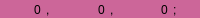
                        <widget class="QWidget" name="widCoordinate7" native="true">
                         <property name="maximumSize">
                          <size>
                           <width>16777215</width>
                           <height>18</height>
                          </size>
                         </property>
                         <property name="styleSheet">
                          <string notr="true">background-color: rgb(204, 102, 153);</string>
                         </property>
                         <layout class="QHBoxLayout" name="horizontalLayout_57">
                          <property name="spacing">
                           <number>1</number>
                          </property>
                          <property name="leftMargin">
                           <number>5</number>
                          </property>
                          <property name="topMargin">
                           <number>1</number>
                          </property>
                          <property name="rightMargin">
                           <number>5</number>
                          </property>
                          <property name="bottomMargin">
                           <number>0</number>
                          </property>
                          <item>
                           <widget class="QLineEdit" name="edtCoor7X">
                            <property name="maximumSize">
                             <size>
                              <width>40</width>
                              <height>20</height>
                             </size>
                            </property>
                            <property name="font">
                             <font>
                              <pointsize>9</pointsize>
                             </font>
                            </property>
                            <property name="text">
                             <string>0</string>
                            </property>
                            <property name="frame">
                             <bool>false</bool>
                            </property>
                            <property name="alignment">
                             <set>Qt::AlignRight|Qt::AlignTrailing|Qt::AlignVCenter</set>
                            </property>
                           </widget>
                          </item>
                          <item>
                           <widget class="QLabel" name="label_113">
                            <property name="text">
                             <string>,</string>
                            </property>
                           </widget>
                          </item>
                          <item>
                           <widget class="QLineEdit" name="edtCoor7Y">
                            <property name="maximumSize">
                             <size>
                              <width>40</width>
                              <height>20</height>
                             </size>
                            </property>
                            <property name="font">
                             <font>
                              <pointsize>9</pointsize>
                             </font>
                            </property>
                            <property name="text">
                             <string>0</string>
                            </property>
                            <property name="frame">
                             <bool>false</bool>
                            </property>
                            <property name="alignment">
                             <set>Qt::AlignRight|Qt::AlignTrailing|Qt::AlignVCenter</set>
                            </property>
                           </widget>
                          </item>
                          <item>
                           <widget class="QLabel" name="label_114">
                            <property name="text">
                             <string>,</string>
                            </property>
                           </widget>
                          </item>
                          <item>
                           <widget class="QLineEdit" name="edtCoor7Z">
                            <property name="maximumSize">
                             <size>
                              <width>40</width>
                              <height>20</height>
                             </size>
                            </property>
                            <property name="font">
                             <font>
                              <pointsize>9</pointsize>
                             </font>
                            </property>
                            <property name="text">
                             <string>0</string>
                            </property>
                            <property name="frame">
                             <bool>false</bool>
                            </property>
                            <property name="alignment">
                             <set>Qt::AlignRight|Qt::AlignTrailing|Qt::AlignVCenter</set>
                            </property>
                           </widget>
                          </item>
                          <item>
                           <widget class="QLabel" name="label_115">
                            <property name="text">
                             <string>;</string>
                            </property>
                           </widget>
                          </item>
                         </layout>
                        </widget>
